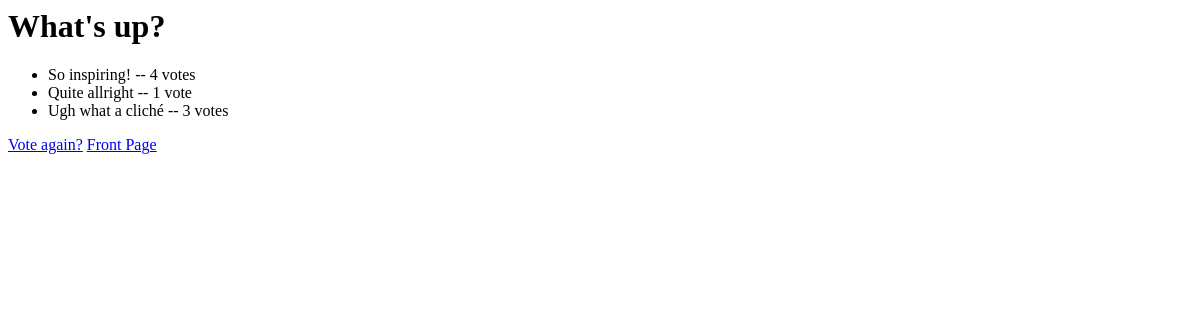
The page /1/results/ on the database as committed earlier.
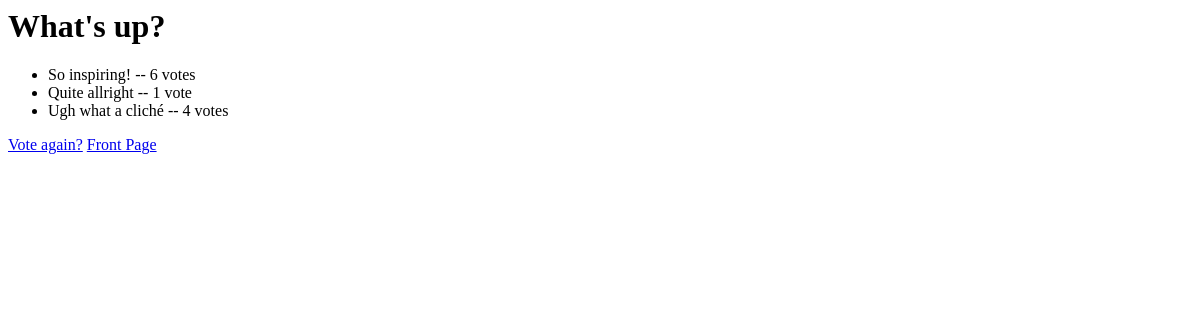
The same page on the database as committed later.
### quotes/models.py (models this page shows, shortened)
class Choice(models.Model):
    question = models.ForeignKey(Question, on_delete=models.CASCADE)
    choice_text = models.CharField(max_length=200)
    votes = models.IntegerField(default=0)

### quotes/views.py (the view)
# urls.py: path('<int:question_id>/results/', views.results, name='results'),
@csrf_exempt
def results(request, question_id):
    question = get_object_or_404(Question, pk=question_id)
    return render(request, 'quotes/results.html', {'question': question})

### quotes/templates/quotes/results.html
<h1>{{ question.question_text }}</h1>
<ul>
{% for choice in question.choice_set.all %}
    <li>{{ choice.choice_text }} -- {{ choice.votes }} vote{{ choice.votes|pluralize }}</li>
{% endfor %}
</ul>
<a href="{% url 'quotes:detail' question.id %}">Vote again?</a>
<a href="{% url 'quotes:index' %}">Front Page</a>

Rows that differ between the two databases and show on the page:
changed Choice "So inspiring!": votes "4" → "6"
changed Choice "Ugh what a cliché": votes "3" → "4"
